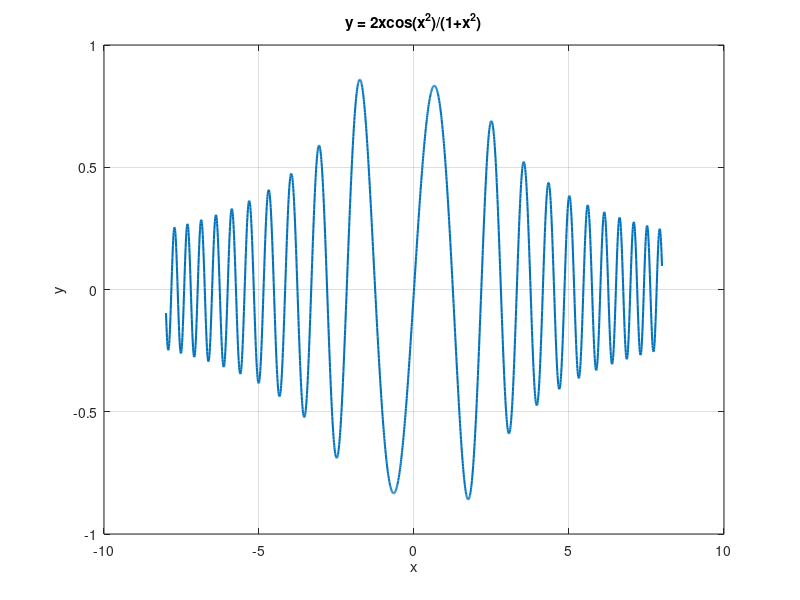
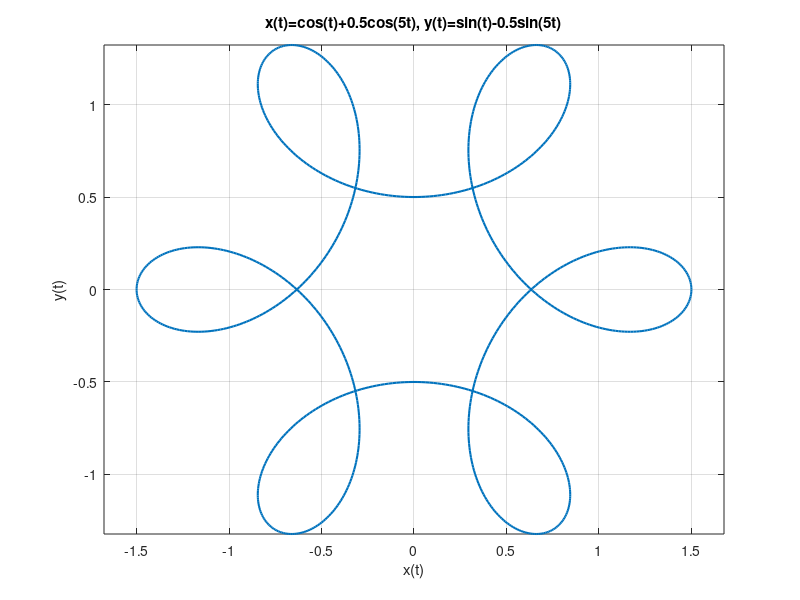
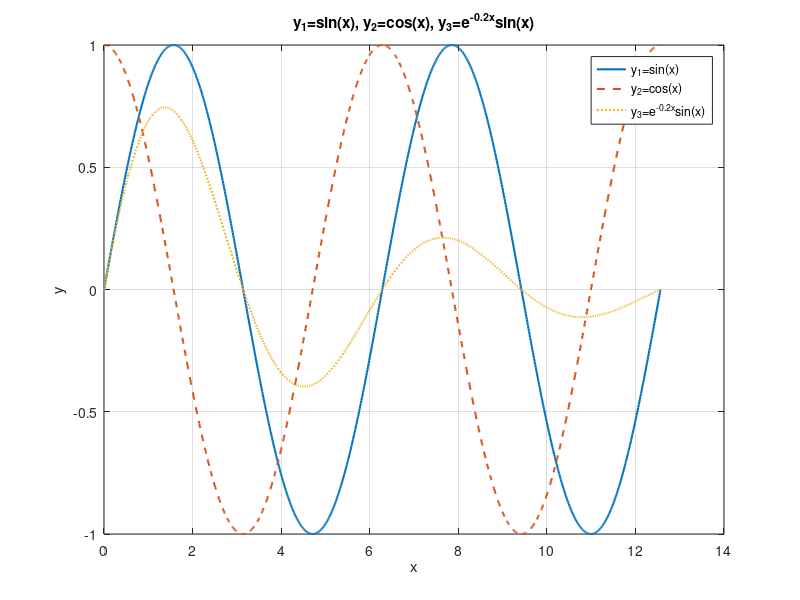

These figures' MATLAB source, in order:
x = linspace(-8,8,2000);
y = (2*x.*cos(x.^2))./(1+x.^2);
figure;
plot(x,y,'LineWidth',1.5);
grid on;
xlabel('x'); ylabel('y');
title('y = 2xcos(x^2)/(1+x^2)');

t = linspace(0,2*pi,1000);
xt = cos(t) + 0.5*cos(5*t);
yt = sin(t) - 0.5*sin(5*t);
figure;
plot(xt,yt,'LineWidth',1.5);
axis equal;
grid on;
xlabel('x(t)'); ylabel('y(t)');
title('x(t)=cos(t)+0.5cos(5t), y(t)=sin(t)-0.5sin(5t)');

x = linspace(0,4*pi,1000);
y1 = sin(x);
y2 = cos(x);
y3 = exp(-0.2*x).*sin(x);
figure;
plot(x,y1,'-','LineWidth',1.5); hold on;
plot(x,y2,'--','LineWidth',1.5);
plot(x,y3,':','LineWidth',1.5);
grid on;
xlabel('x'); ylabel('y');
title('y_1=sin(x), y_2=cos(x), y_3=e^{-0.2x}sin(x)');
legend('y_1=sin(x)','y_2=cos(x)','y_3=e^{-0.2x}sin(x)','Location','best');
hold off;
